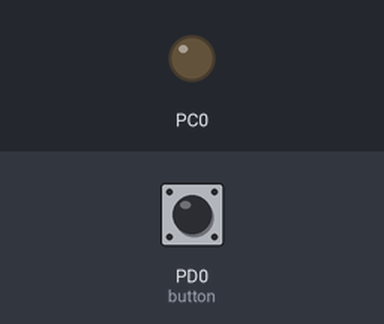
Bench run of a program on a simulated ATmega32, built with avr-gcc and emulated at 8 MHz. Parts: output pins drawn as LEDs (lit = HIGH). Dashed ring = blinking. Inputs (shaded band) come from the test bench; at power-on: PD0 (button) LOW.

Above: at 1.2 s.
1.3 s: PD0 (button) pulled HIGH for 0.15 s
At 1.8 s:
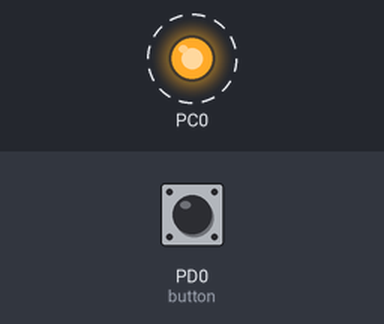
Timing chart, 0 to 9.1 s (numbered marks = the images above; inputs shaded):
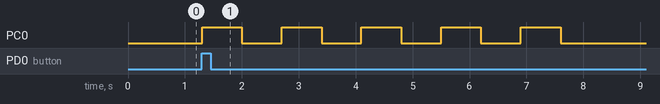

Measured:
- after the input at 1.3 s, PC0: alternates HIGH for 0.70 s and LOW for 0.70 s, 10 changes in all, then stays LOW, starting at once

The program:

main.c
```c
/*
 * Exp: 04 [LED with Push Button.c]
 *
 * Created: 6/8/2022 7:57:55 PM
 * Author : G-A2

 Goal:
 The aim of this project is to blink a LED whenever the pushbutton is pressed. We have made the 1st pin PORTC as output where LED is
 connected as 1st pin of PORTD as input from where the code knows if the button is pressed on not.
 This is a super efficient code that employs a while loop to blink the LED. We can change the blinking number just by changing the value of 'repeted_time'
 variable. We can also change the delay time from 'delay' variable.
 */

#define F_CPU 8000000UL // set the CPU frequency at 8Mhz
#include <avr/io.h>
#include <util/delay.h>


int main(void)
{
	int delay = 700; // variable for delay time.
	int repeted_time = 5; // how many time we want the led to blink
	int counter = 0; // track blinking number

    DDRC = 0x01; //set the output pin
	DDRD &= ~(1<<PD0); // set the input pin

    while (1) // infinite loop
    {
		if(PIND & (1<<PD0) == 1) // checks if the button is pressed
		{
			while(counter < repeted_time) // while loop for blinking number.
			{
				PORTC = 0x01;
				_delay_ms(delay);
				PORTC = 0x00;
				_delay_ms(delay);

				counter = counter + 1; // increment the counter
			}

			counter = 0; // set the counter to the initial value
		}

    }
}
```
